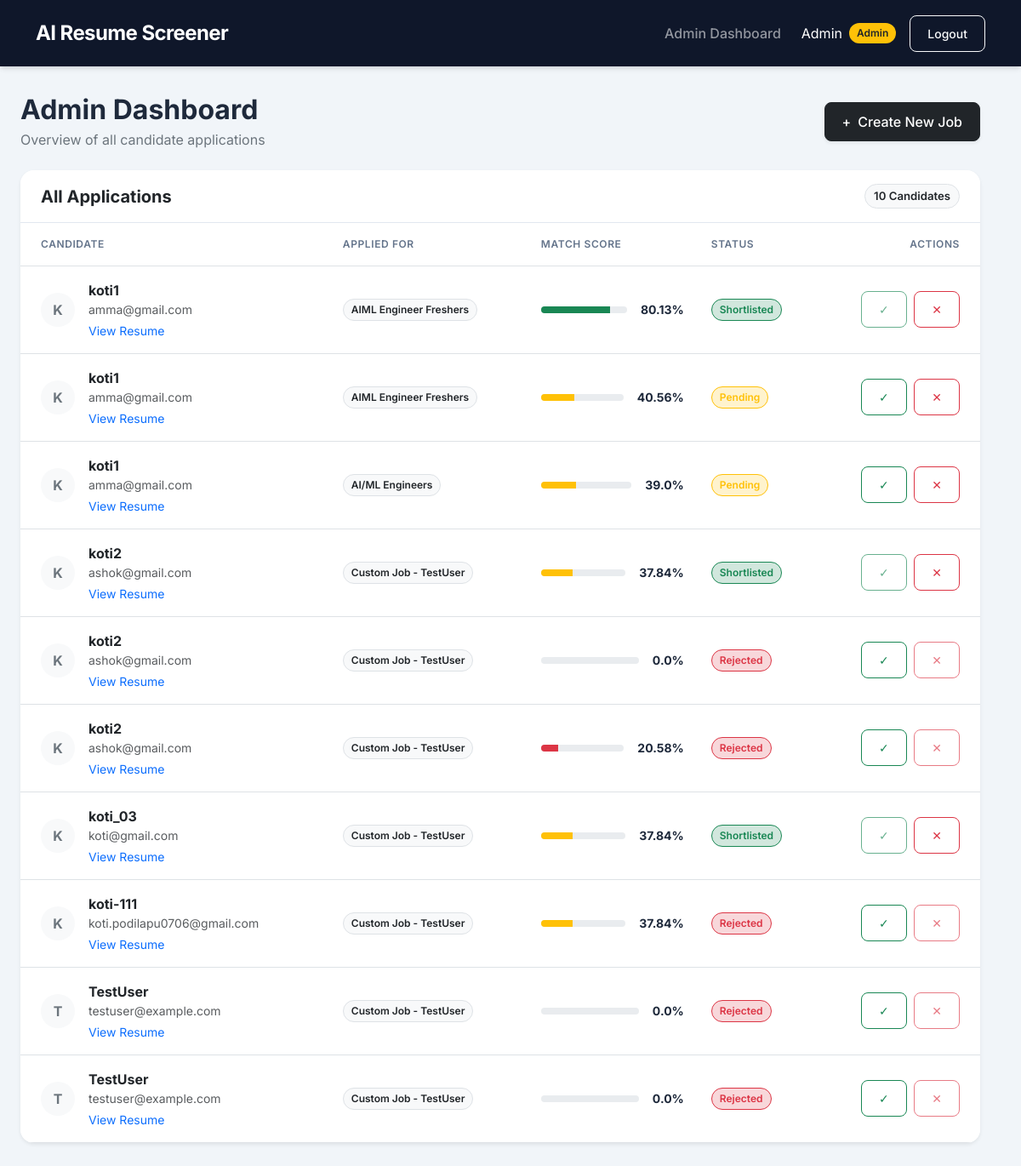
The app's page /admin (signed in) with its own data.
### backend/models.py (models this page shows)
class User(UserMixin, db.Model):
    id = db.Column(db.Integer, primary_key=True)
    username = db.Column(db.String(150), nullable=False)
    email = db.Column(db.String(150), unique=True, nullable=False)
    password = db.Column(db.String(255), nullable=False)
    role = db.Column(db.String(10), default='user', nullable=False)
    resumes = db.relationship('Resume', backref='owner', lazy=True)

class Resume(db.Model):
    id = db.Column(db.Integer, primary_key=True)
    user_id = db.Column(db.Integer, db.ForeignKey('user.id'), nullable=False)
    job_id = db.Column(db.Integer, db.ForeignKey('job_description.id'), nullable=False) # Link to JD
    filename = db.Column(db.String(255), nullable=False)
    content = db.Column(db.Text, nullable=False)
    score = db.Column(db.Float, default=0.0)
    status = db.Column(db.String(50), default='Pending')
    uploaded_at = db.Column(db.DateTime, default=datetime.utcnow)
    job = db.relationship('JobDescription', backref='resumes')

class JobDescription(db.Model):
    id = db.Column(db.Integer, primary_key=True)
    title = db.Column(db.String(150), nullable=False)
    description = db.Column(db.Text, nullable=False)
    created_at = db.Column(db.DateTime, default=datetime.utcnow)

### backend/routes.py (the view)
@routes.route('/admin')
@login_required
def admin_dashboard():
    if current_user.role != 'admin':
        flash('Access Denied: Admin only', 'danger')
        return redirect(url_for('routes.user_dashboard'))
    resumes = Resume.query.order_by(Resume.uploaded_at.desc()).all()
    jds = JobDescription.query.all()
    return render_template('admin_dashboard.html', resumes=resumes, jds=jds)

### app.py (called while the page is built)
def create_app():
    app = Flask(__name__)
    app.config['SECRET_KEY'] = 'your_secret_key_here'
    app.config['SQLALCHEMY_DATABASE_URI'] = 'sqlite:///database.db'
    app.config['SQLALCHEMY_TRACK_MODIFICATIONS'] = False
    import logging
    logging.basicConfig(level=logging.INFO)
    db.init_app(app)
    bcrypt.init_app(app)
    login_manager.init_app(app)
    login_manager.login_view = 'auth.login'
    @login_manager.user_loader
    def load_user(user_id):
        return User.query.get(int(user_id))
    app.register_blueprint(auth, url_prefix='/auth')
    app.register_blueprint(routes)
    with app.app_context():
        db.create_all()
    return app

### templates/admin_dashboard.html (shortened to what this page needs)
{% extends "base.html" %}
{% block content %}
<div class="row justify-content-center w-100">
    <div class="col-lg-12">
        <div class="d-flex justify-content-between align-items-center mb-4">
            <div>
                <h2 class="fw-bold mb-1">Admin Dashboard</h2>
                <p class="text-secondary mb-0">Overview of all candidate applications</p>
            </div>
            <button class="btn btn-dark shadow-sm" data-bs-toggle="modal" data-bs-target="#addJDModal">
                <span class="me-2">+</span>Create New Job
            </button>
        </div>
        <div class="card border-0 shadow-sm">
            <div class="card-header bg-white py-3">
                <div class="d-flex justify-content-between align-items-center">
                    <h5 class="mb-0 fw-bold">All Applications</h5>
                    <span class="badge bg-light text-dark border">{{ resumes|length }} Candidates</span>
                </div>
            </div>
            <div class="card-body p-0">
                <div class="table-responsive">
                    <table class="table table-hover align-middle mb-0">
                        <thead class="bg-light">
                            <tr>
                                <th class="ps-4">Candidate</th>
                                <th>Applied For</th>
                                <th>Match Score</th>
                                <th>Status</th>
                                <th class="text-end pe-4">Actions</th>
                            </tr>
                        </thead>
                        <tbody>
                            {% for resume in resumes %}
                            <tr>
                                <td class="ps-4">
                                    <div class="d-flex align-items-center">
                                        <div class="bg-light rounded-circle p-2 me-3 d-flex justify-content-center align-items-center"
                                            style="width: 40px; height: 40px;">
                                            <span class="fw-bold text-secondary">{{ resume.owner.username[:1].upper()
                                                }}</span>
                                        </div>
                                        <div>
                                            <div class="fw-bold text-dark">{{ resume.owner.username }}</div>
                                            <div class="text-muted small">{{ resume.owner.email }}</div>
                                            <div class="small text-primary mt-1">
                                                <a href="#" class="text-decoration-none">View Resume</a>
                                            </div>
                                        </div>
                                    </div>
                                </td>
                                <td>
                                    <span class="badge bg-light text-dark border">{{ resume.job.title }}</span>
                                </td>
                                <td style="width: 200px;">
                                    <div class="d-flex align-items-center">
                                        <div class="progress flex-grow-1" style="height: 8px;">
                                            {% set bg_class = 'success' if resume.score >= 70 else 'warning' if
                                            resume.score >= 30 else 'danger' %}
                                            <div class="progress-bar bg-{{ bg_class }}" role="progressbar"
                                                style="width: {{ resume.score }}%" aria-valuenow="{{ resume.score }}"
                                                aria-valuemin="0" aria-valuemax="100"></div>
                                        </div>
                                        <span class="ms-3 fw-bold small">{{ resume.score }}%</span>
                                    </div>
                                </td>
                                <td>
                                    {% if resume.status == 'Shortlisted' %}
                                    <span
                                        class="badge bg-success-subtle text-success border border-success">Shortlisted</span>
                                    {% elif resume.status == 'Rejected' %}
                                    <span
                                        class="badge bg-danger-subtle text-danger border border-danger">Rejected</span>
                                    {% else %}
                                    <span
                                        class="badge bg-warning-subtle text-warning border border-warning">Pending</span>
                                    {% endif %}
                                </td>
                                <td class="text-end pe-4">
                                    <form action="{{ url_for('routes.update_status', resume_id=resume.id) }}"
                                        method="POST" class="d-inline">
                                        <button type="submit" name="status" value="Shortlisted"
                                            class="btn btn-sm btn-outline-success me-1" {{ 'disabled' if
                                            resume.status=='Shortlisted' }} title="Shortlist Candidate">
                                            ✓
                                        </button>
                                        <button type="submit" name="status" value="Rejected"
                                            class="btn btn-sm btn-outline-danger" {{ 'disabled' if
                                            resume.status=='Rejected' }} title="Reject Candidate">
                                            ✕
                                        </button>
                                    </form>
                                </td>
                            </tr>
                            {% endfor %}
                        </tbody>
                    </table>
                </div>
            </div>
        </div>
    </div>
</div>
{% endblock %}

### templates/base.html (shortened to what this page needs)
<!DOCTYPE html>
<html lang="en">
<head>
    <link href="https://cdn.jsdelivr.net/npm/bootstrap@5.3.0/dist/css/bootstrap.min.css" rel="stylesheet">
    <link href="{{ url_for('static', filename='css/style.css') }}" rel="stylesheet">
</head>
<body>
    <nav class="navbar navbar-expand-lg navbar-dark">
        <div class="container">
            <a class="navbar-brand" href="{{ url_for('routes.home') }}">
                <span class="text-white">AI Resume</span> Screener
            </a>
            <div class="collapse navbar-collapse" id="navbarNav">
                <ul class="navbar-nav ms-auto align-items-center">
                    {% if current_user.is_authenticated %}
                    {% if current_user.role == 'admin' %}
                    <li class="nav-item">
                        <a class="nav-link" href="{{ url_for('routes.admin_dashboard') }}">Admin Dashboard</a>
                    </li>
                    {% else %}
                    <li class="nav-item">
                        <a class="nav-link" href="{{ url_for('routes.user_dashboard') }}">Dashboard</a>
                    </li>
                    {% endif %}
                    <li class="nav-item ms-3">
                        <div class="d-flex align-items-center text-white">
                            <span class="me-2">{{ current_user.username }}</span>
                            {% if current_user.role == 'admin' %}
                            <span class="badge bg-warning text-dark">Admin</span>
                            {% else %}
                            <span class="badge bg-light text-primary">User</span>
                            {% endif %}
                        </div>
                    </li>
                    <li class="nav-item ms-3">
                        <a class="btn btn-outline-light btn-sm" href="{{ url_for('auth.logout') }}">Logout</a>
                    </li>
                    {% endif %}
                </ul>
            </div>
        </div>
    </nav>
    <div class="main-container">
        {% block content %}{% endblock %}
    </div>
</body>
</html>

### static/css/style.css (style rules this page uses)
:root { --primary-color: #4f46e5; --primary-hover: #4338ca; --secondary-color: #64748b; --success-color: #10b981; --danger-color: #ef4444; --warning-color: #f59e0b; --dark-bg: #0f172a; --card-bg: #ffffff; --text-primary: #1e293b; --text-secondary: #64748b; --input-bg: #f8fafc; --border-color: #e2e8f0; }
body { font-family: 'Inter', sans-serif; background-color: #f1f5f9; color: var(--text-primary); -webkit-font-smoothing: antialiased; }
.navbar { background-color: var(--dark-bg) !important; box-shadow: 0 4px 6px -1px rgba(0, 0, 0, 0.1), 0 2px 4px -1px rgba(0, 0, 0, 0.06); padding: 1rem 0; }
.navbar-brand { font-weight: 700; font-size: 1.5rem; letter-spacing: -0.025em; }
.nav-link { font-weight: 500; transition: color 0.2s; }
.main-container { max-width: 1200px; margin: 2rem auto; padding: 0 1.5rem; display: flex; flex-direction: column; min-height: 80vh; }
.card { background: var(--card-bg); border: 1px solid var(--border-color); border-radius: 1rem; box-shadow: 0 10px 15px -3px rgba(0, 0, 0, 0.05), 0 4px 6px -2px rgba(0, 0, 0, 0.025); transition: transform 0.2s, box-shadow 0.2s; overflow: hidden; }
.card-header { background-color: transparent; border-bottom: 1px solid var(--border-color); padding: 1.5rem; font-weight: 600; font-size: 1.1rem; }
.card-body { padding: 1.5rem; }
.btn { border-radius: 0.5rem; padding: 0.625rem 1.25rem; font-weight: 500; transition: all 0.2s; }
.table { margin-bottom: 0; }
.table th { font-weight: 600; color: var(--text-secondary); text-transform: uppercase; font-size: 0.75rem; letter-spacing: 0.05em; padding: 1rem; border-bottom-width: 1px; }
.table td { padding: 1rem; vertical-align: middle; color: var(--text-primary); }
.badge { padding: 0.5em 0.75em; font-weight: 600; border-radius: 9999px; }

### records on screen
User: username "Admin"
Resume: owner "K", owner.username "koti1", owner.email "amma@gmail.com", job "AIML Engineer Freshers", score "80.13", status "Shortlisted"
Resume: owner "K", owner.username "koti1", owner.email "amma@gmail.com", job "AIML Engineer Freshers", score "40.56", status "Pending"
Resume: owner "K", owner.username "koti1", owner.email "amma@gmail.com", job "AI/ML Engineers", score "39.0", status "Pending"
Resume: owner "K", owner.username "koti2", owner.email "ashok@gmail.com", job "Custom Job - TestUser", score "37.84", status "Shortlisted"
Resume: owner "K", owner.username "koti2", owner.email "ashok@gmail.com", job "Custom Job - TestUser", score "0.0", status "Rejected"
Resume: owner "K", owner.username "koti2", owner.email "ashok@gmail.com", job "Custom Job - TestUser", score "20.58", status "Rejected"
Resume: owner "K", owner.username "koti_03", owner.email "koti@gmail.com", job "Custom Job - TestUser", score "37.84", status "Shortlisted"
Resume: owner "K", owner.username "koti-111", owner.email "koti.podilapu0706@gmail.com", job "Custom Job - TestUser", score "37.84", status "Rejected"
Resume: owner "T", owner.username "TestUser", owner.email "testuser@example.com", job "Custom Job - TestUser", score "0.0", status "Rejected"
Resume: owner "T", owner.username "TestUser", owner.email "testuser@example.com", job "Custom Job - TestUser", score "0.0", status "Rejected"

### other values on screen
{{ resumes|length }} "10"
